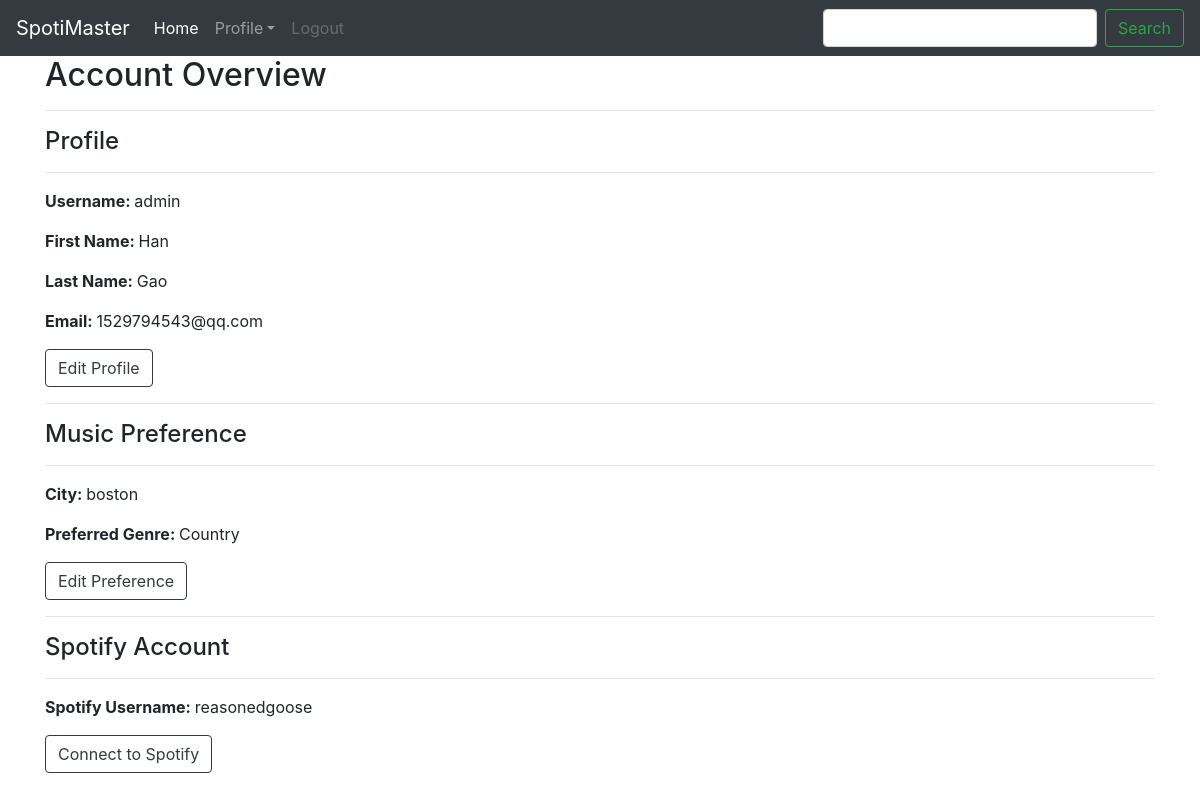
/accounts/profile/ (signed in), run on an earlier commit of the app's database.
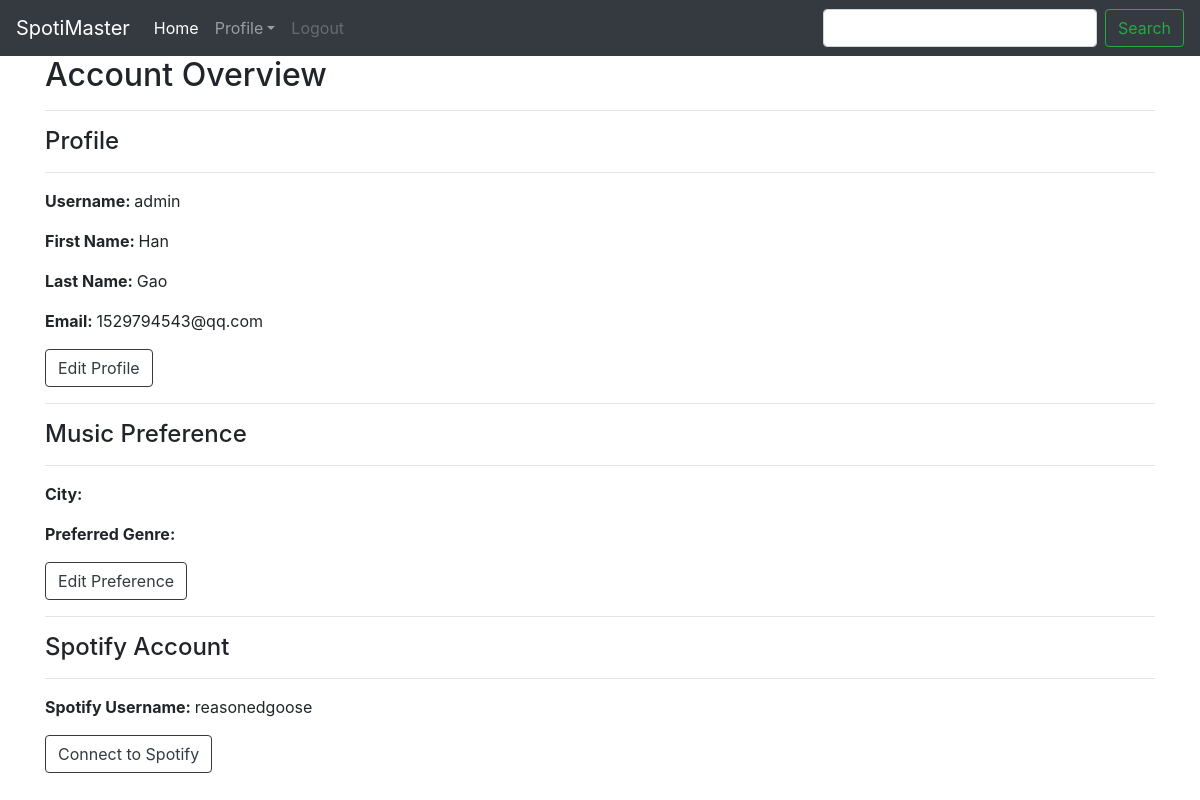
And on a later commit of the database.
### accounts/models.py (models this page shows)
class UserProfile(models.Model):
    Genre_Choices = [
        ('KnvZfZ7vAvd', 'Blues'),
        ('KnvZfZ7vAeJ', 'Classical'),
        ('KnvZfZ7vAv6', 'Country'),
        ('KnvZfZ7vAv1', 'Hip-Hop / Rap'),
        ('KnvZfZ7vAvE', 'Jazz'),
        ('KnvZfZ7vAev', 'Pop'),
        ('KnvZfZ7vAee', 'R&B'),
        ('KnvZfZ7vAeA', 'Rock'),
    ]
    user = models.OneToOneField(User, on_delete=models.CASCADE)
    city = models.CharField(max_length=100, default='', blank=True)
    spotify_username = models.CharField(max_length=100, default='', blank=True)
    genre = models.CharField(
        max_length=25,
        choices = Genre_Choices,
        default='', blank=True)

### accounts/views.py (the view)
# urls.py: path('accounts/profile/', views.profile, name='profile'),
@login_required
def profile(request):
    profile = UserProfile.objects.get(user=request.user)
    genre = ''
    genre_id = profile.genre
    if genre_id == 'KnvZfZ7vAvd':
        genre = 'Blues'
    elif genre_id == 'KnvZfZ7vAeJ':
        genre = 'Classical'
    elif genre_id == 'KnvZfZ7vAv6':
        genre = 'Country'
    elif genre_id == 'KnvZfZ7vAv1':
        genre = 'Hip-Hop / Rap'
    elif genre_id == 'KnvZfZ7vAvE':
        genre = 'Jazz'
    elif genre_id == 'KnvZfZ7vAev':
        genre = 'Pop'
    elif genre_id == 'KnvZfZ7vAee':
        genre = 'R&B'
    elif genre_id == 'KnvZfZ7vAeA':
        genre = 'Rock'
    args = {
        'user': request.user,
        'profile': profile,
        'genre': genre
    }
    return render(request, 'account/profile.html', args)

### templates/account/profile.html (shortened to what this page needs)
{% extends "account/base.html" %}
{% block content %}
<div class='container'>
    <h2>Account Overview</h2>
    <hr>
    <h4>Profile</h4>
    <hr>
    <p><b>Username: </b>{{ user }}</p>
    <p><b>First Name: </b>{{ user.first_name }}</p>
    <p><b>Last Name: </b>{{ user.last_name }}</p>
    <p><b>Email: </b>{{ user.email }}</p>
    <a href="/accounts/profile/edit" class="btn btn-outline-dark" role="button">Edit Profile</a>
    <hr>
    <h4>Music Preference</h4>
    <hr>
    <p><b>City: </b>{{ profile.city }}</p>
    <p><b>Preferred Genre: </b>{{ genre }}</p>
    <a href="/accounts/preference/edit" class="btn btn-outline-dark" role="button">Edit Preference</a>
    <hr>
    <h4>Spotify Account</h4>
    <hr>
    <p><b>Spotify Username: </b>{{ profile.spotify_username }}</p>
    <a href="/accounts/spotify/connect" class="btn btn-outline-dark" role="button">Connect to Spotify</a>
    <br>
</div>
{% endblock %}

What changed in the data, as far as the page shows it:
changed UserProfile "reasonedgoose": city "boston" → (not shown)
Also different on the page:
{{ genre }}: "Country" → (not shown)
